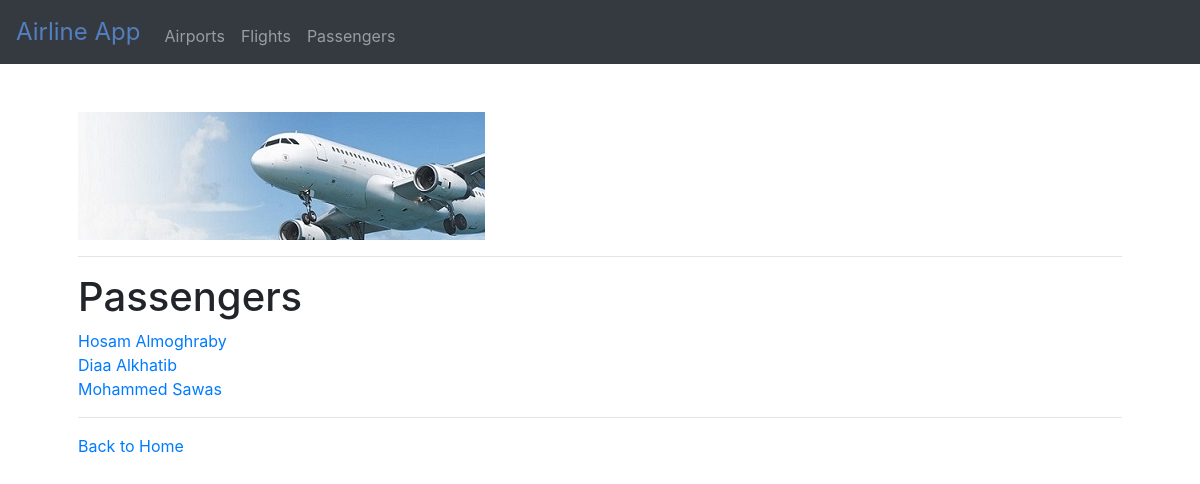
Before: /passengers/ with the older database file.
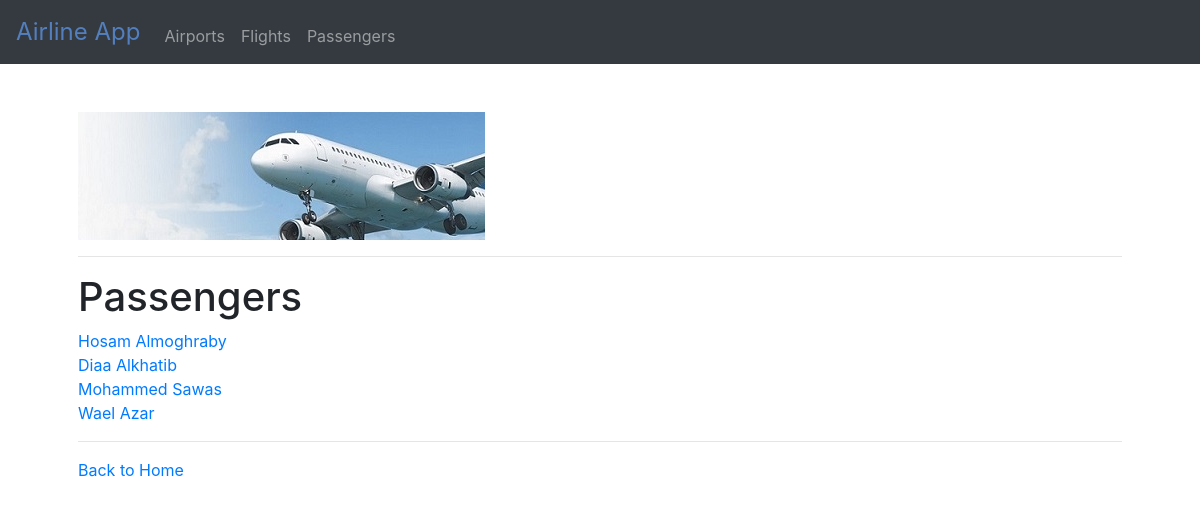
After: the same page with the newer database file.
### flights/models.py (models this page shows, shortened)
class Passenger(models.Model):
    title = models.CharField(max_length=3, choices=TITLE_CHOICES)
    first = models.CharField(max_length=64)
    last = models.CharField(max_length=64)
    flights = models.ManyToManyField(Flight, blank=True, related_name="passengers")

### flights/views.py (the view)
# urls.py: path('passengers/', views.passengers, name="passengers"),
def passengers(request):
    context = {
        "passengers": Passenger.objects.all()
    }
    return render(request, 'flights/passengers.html', context)

### flights/templates/flights/passengers.html (shortened to what this page needs)
{% extends "flights/layout.html" %}
{% block body %}
    <h1>Passengers</h1>
    {% for passenger in passengers %}
        <li>
            <a href="{%  url 'passenger' passenger.id %}">{{ passenger.first }} {{ passenger.last }}</a>
        </li>
    {% endfor %}
    <hr>
    <a href="{% url 'index' %}">Back to Home</a>
{% endblock %}

Changed rows visible on the page:
added Passenger: first "Wael", last "Azar"
